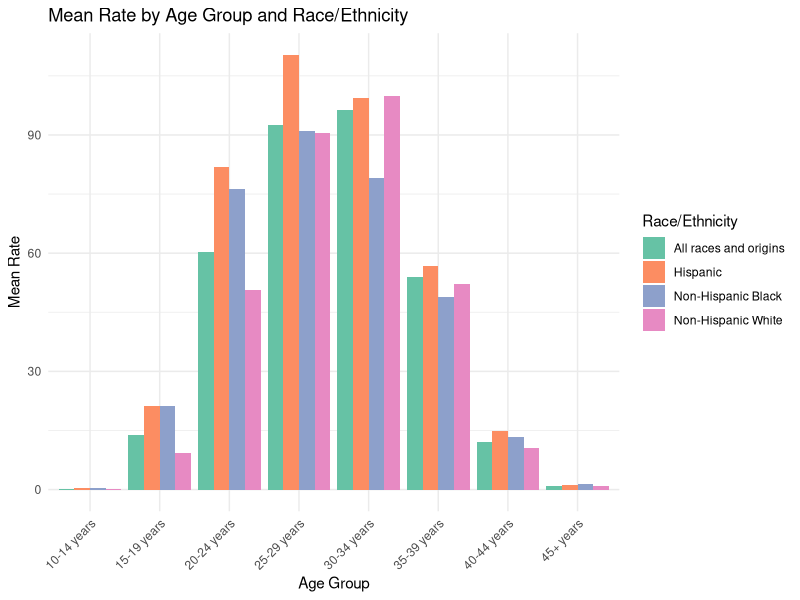
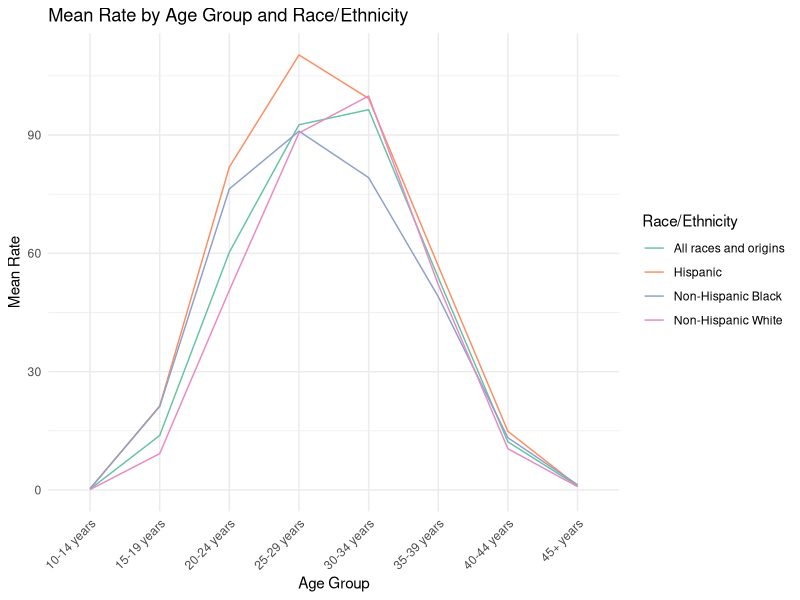
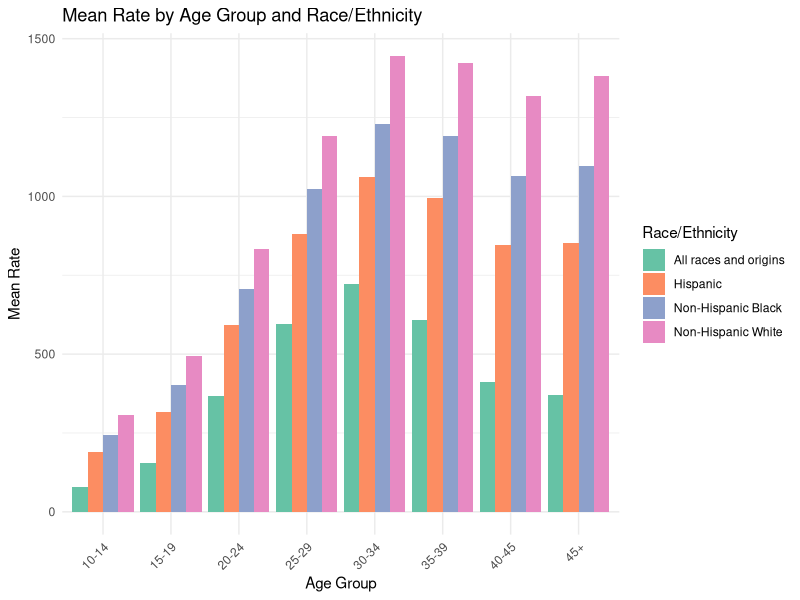
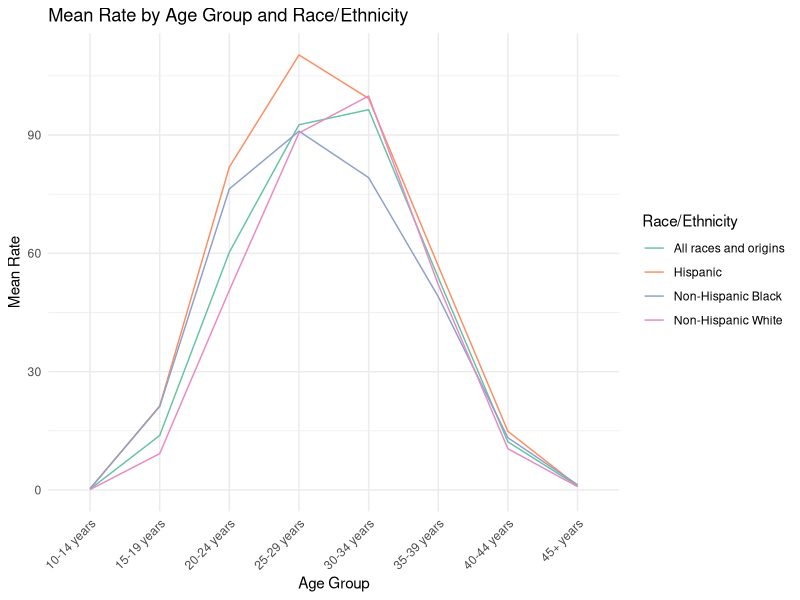
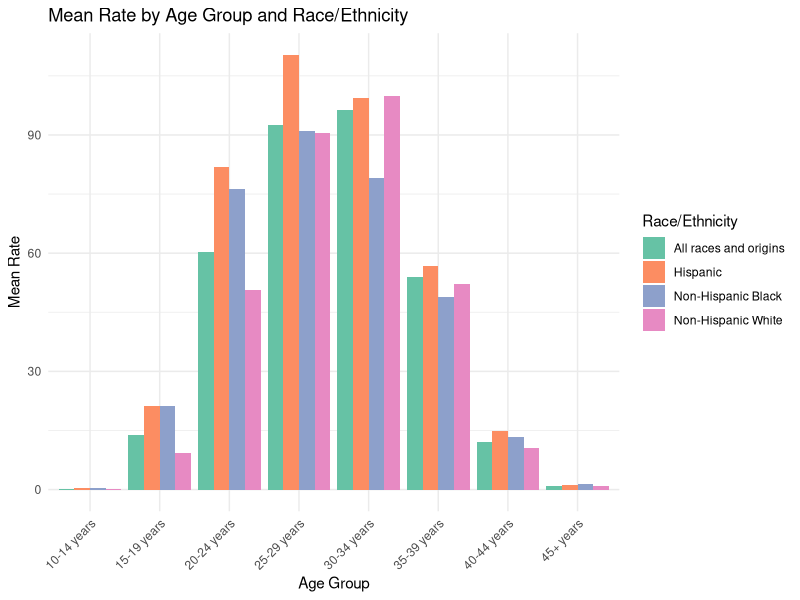
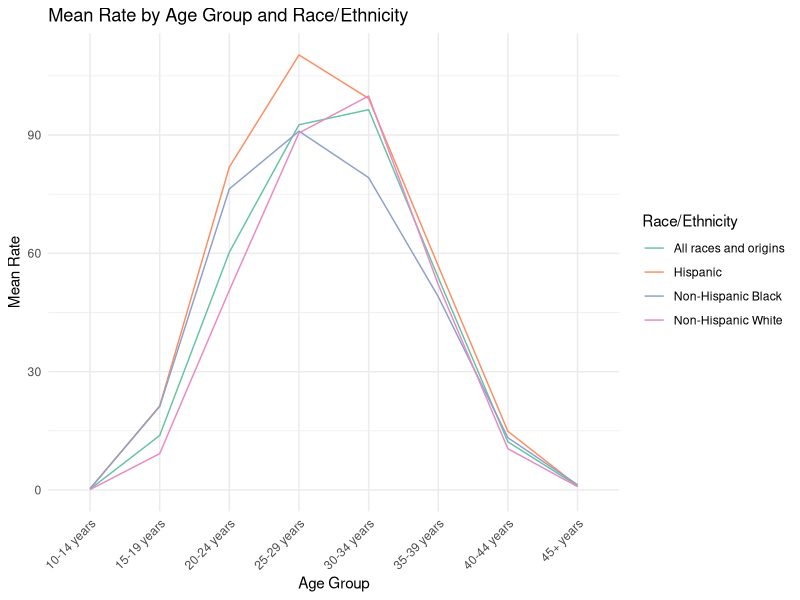
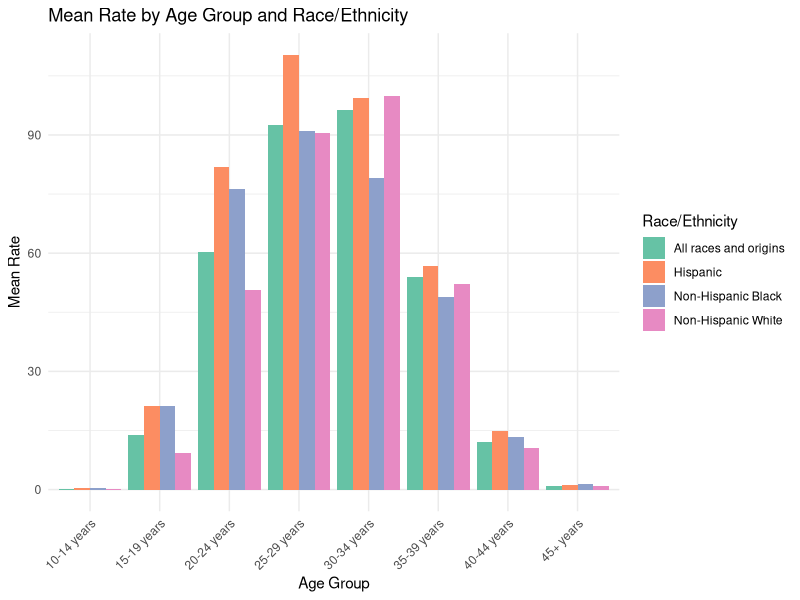
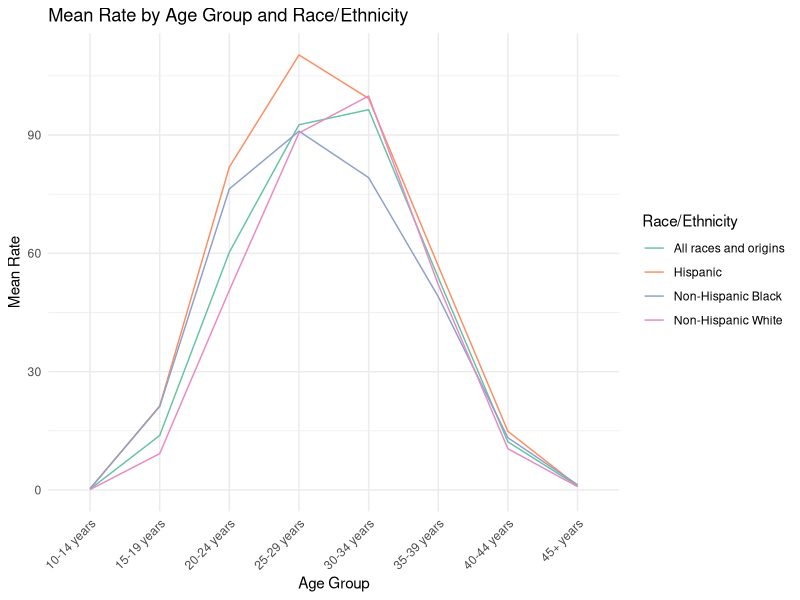

Generate these figures, in order, with R:
## ---- chunk 1
#Loading packages
library(tidyverse) #This includes ggplot2, tidyr, readr, dplyr, stringr, purr, forcats
library(knitr)
library(here)
library(kableExtra)

#Reading in the csv file
cdcdata <- read_csv(here("cdcdata-exercise", "NCHS_VSRR_Quarterly_provisional_estimates_for_selected_birth_indicators_20240205.csv"))

#Checking the packaging (displaying first and last few rows of data)
nrow(cdcdata)
ncol(cdcdata)

#Showing the structure
str(cdcdata)

#Looking at top/bottom of data
head(cdcdata)[, c(1:8)]
tail(cdcdata)[, c(1:8)]
## ---- chunk 2
#This section was written with help from ChatGPT.

#Get column names
colnames(cdcdata)

#Separate the "Year and Quarter" column into "Year" and "Quarter" columns in cdcdata
cdcdata <- cdcdata %>%
  separate("Year and Quarter", into = c("Year", "Quarter"), sep = " Q")

#Convert "Year" and "Quarter" columns to numeric
cdcdata <- cdcdata %>%
  mutate(
    Year = as.numeric(Year),
    Quarter = case_when(
      Quarter == "1" ~ 1,
      Quarter == "2" ~ 2,
      Quarter == "3" ~ 3,
      Quarter == "4" ~ 4
    )
  )

#Rename observations "Birth Rates"
cdcdata <- cdcdata %>%
  mutate(Topic = ifelse(Topic == "Birth Rates", str_replace(Topic, " ", "_"), Topic))

# Filter to include only observations where the "Topic" column contains "Birth_Rates"
cdcdata1 <- cdcdata %>% filter(Topic == "Birth_Rates")

#Print the modified cdcdata dataset
print(cdcdata1)
## ---- chunk 3
#This section was written with help from ChatGPT.

#Remove the "Topic" column
cdcdata1 <- cdcdata1 %>%
  select(-Topic)

#Filter the dataset to include only observations where the "Topic Subgroup" column is exactly "Age-specific Birth Rates"
cdcdata1 <- cdcdata1 %>%
  filter(`Topic Subgroup` == "Age-specific Birth Rates")

#Replace "Age-specific Birth Rates" with "Age_Specific" in the "Topic Subgroup" column
cdcdata1 <- cdcdata1 %>%
  mutate(`Topic Subgroup` = str_replace(`Topic Subgroup`, "Age-specific Birth Rates", "Age_Specific"))

#Remove the "Topic Subgroup" column and rename dataframe
cdcdata2 <- cdcdata1 %>%
  select(-`Topic Subgroup`)

#Print the modified cdcdata dataset
print(cdcdata2)
## ---- chunk 4
#This section was written with help from ChatGPT.

#Renaming columns
cdcdata2 <- cdcdata2 %>%
  rename(Age_Years = Indicator)

cdcdata2 <- cdcdata2 %>%
  rename(Race_Ethnicity = `Race Ethnicity Category`)

#Define the specific levels for the "Race_Ethnicity" category
race_ethnicity_levels <- c("All races and origins", "Hispanic", "Non-Hispanic Black", "Non-Hispanic White")

#Convert the "Race Ethnicity Category" column to a factor variable with custom levels
cdcdata2$Race_Ethnicity <- factor(cdcdata2$Race_Ethnicity, levels = race_ethnicity_levels)

#View the levels of the "Race_Ethnicity" column
levels(cdcdata2$Race_Ethnicity)

#Get unique age category levels from the "Age_Years" column
age_levels <- unique(cdcdata2$Age_Years)

#Convert the "Age_Years" column to a factor variable with custom levels
cdcdata2$Age_Years <- factor(cdcdata2$Age_Years, levels = age_levels)

#View the levels of the "Age_Years" column
levels(cdcdata2$Age_Years)

#Print the modified cdcdata dataset
print(cdcdata2)
## ---- chunk 5
# Count the number of NA values in the "Significant" column
na_count <- sum(is.na(cdcdata2$Significant))

# Print the number of NA values
print(na_count)
## ---- chunk 6
#Remove the "Significant" column
cdcdata2 <- cdcdata2 %>%
  select(-Significant)

#Print the new dataset
print(cdcdata2)
## ---- chunk 7
#Remove the "Year", "Quarter", "Unit" columns
cdcdata2 <- cdcdata2 %>%
  select(-Year, -Quarter, -Unit)
## ---- chunk 8
#Collapse data by Age_Years and Race_Ethnicity
cdcdata2_agg <- cdcdata2 %>%
  group_by(Age_Years, Race_Ethnicity) %>%
  summarise_all(list(mean = mean, sd = sd)) %>%
  ungroup()

#Make a  table using knitr
knitr::kable(cdcdata2_agg, caption = "Mean and Standard Deviation of Birth Rates by Age")

print(cdcdata2_agg)
## ---- chunk 9
#ChatGPT helped me with this section.

#Plotting a bar graph
p1 <- ggplot(cdcdata2_agg, aes(x = Age_Years, y = mean, fill = Race_Ethnicity)) +
  geom_bar(stat = "identity", position = "dodge") +
  labs(title = "Mean Rate by Age Group and Race/Ethnicity",
       x = "Age Group",
       y = "Mean Rate",
       fill = "Race/Ethnicity") +
  theme_minimal() +
  theme(axis.text.x = element_text(angle = 45, hjust = 1)) +
  scale_fill_brewer(palette = "Set2")  # Choose a color palette if needed
plot(p1)

#Saving figure
figure_file <- here("cdcdata-exercise", "mean_rate_bar.png")
ggsave(filename = figure_file, plot=p1)

#Plotting a line graph
p2 <- ggplot(cdcdata2_agg, aes(x = Age_Years, y = mean, color = Race_Ethnicity, group = Race_Ethnicity)) +
  geom_line() +
  labs(title = "Mean Rate by Age Group and Race/Ethnicity",
       x = "Age Group",
       y = "Mean Rate",
       color = "Race/Ethnicity") +
  theme_minimal() +
  theme(axis.text.x = element_text(angle = 45, hjust = 1)) +
  scale_color_brewer(palette = "Set2")  # Choose a color palette if needed
plot(p2)

#Saving figure
figure_file <- here("cdcdata-exercise", "mean_rate_line.png")
ggsave(filename = figure_file, plot=p2)
## ---- chunk 10
n_age <- cdcdata2 %>% #Create new age category data frame
    group_by(Age_Years) %>% #group the values for age_years
    tally() #Tally values in each age_years level
n_race <- cdcdata2 %>% #Create new race/ethnicity data frame
    group_by(Race_Ethnicity) %>% #group the values for Race/ethnicity
    tally() #Tally values in each race/ethnicity level
    print(n_age)
    print(n_race)#show the tables
  
## ---- chunk 11
cdcdata2_agg2 <- cdcdata2 %>%
  group_by(Age_Years, Race_Ethnicity) %>% #Create an aggregate data frame with age and race/ethnicity groupped together
  tally() #Take a count fo how many entries there are per groupping
  print(cdcdata2_agg2)
## ---- chunk 12
set.seed(5) #Set seed for replicability
n_mothers <- 1056 #Make there a total of 1056 participants (mothers) in this survey
syn_cdcdata <- data.frame(
  AgeYears = factor(n_mothers),
  RaceEthnicity = factor(n_mothers),
  Rate = numeric(n_mothers)
) #create a new data frame called syn_cdcdata with a total of 1056 entries for each column 
## ---- chunk 13
syn_cdcdata$AgeYears <- rep(c("10-14", "15-19", "20-24", "25-29", "30-34", "35-39", "40-45", "45+"), each = n_mothers/8) #Make the ageyear factor levels as specified by with an equal number of entries for each level
syn_cdcdata$RaceEthnicity <- rep(c("All races and origins", "Hispanic", "Non-Hispanic Black", "Non-Hispanic White"), length.out = n_mothers) #Make the raceethnicity factor levels, I kept length.out instead of each so that there were different age levels within each race level
str(syn_cdcdata) #checking the number of total entries
# Check that there is an equal number of levels for each factor
n_ageyears <- syn_cdcdata %>% #Create new age category data frame
    group_by(AgeYears) %>% #group the values for age_years
    tally() #Tally values in each age_years level
n_raceeth <- syn_cdcdata %>% #Create new race/ethnicity data frame
    group_by(RaceEthnicity) %>% #group the values for Race/ethnicity
    tally() #Tally values in each race/ethnicity level
    print(n_ageyears)
    print(n_raceeth)#show the tables
## ---- chunk 14
syn_cdcdata$AgeYears <- factor(syn_cdcdata$AgeYears) #Set ageyears to a factor
syn_cdcdata$RaceEthnicity <- factor(syn_cdcdata$RaceEthnicity) #set raceethnicity to a factor
str(syn_cdcdata) #check the structure
## ---- chunk 15
#I started by askign chatGPT "How do I find the mean rate for one factor variable?"
mean_rate <- aggregate(cdcdata2$Rate, by = list(cdcdata2$Age_Years), FUN = mean) #aggregate the Rate and Age_years variables and use the mean function
colnames(mean_rate) <- c("Factor", "Mean_Rate") #put the two new variables together in a new dataframe
print(mean_rate) #print the new columns

#I will now use the same function for the race variable
mean_rate2 <- aggregate(cdcdata2$Rate, by = list(cdcdata2$Race_Ethnicity), FUN = mean) #aggregate the Rate and race_ethnicity variables and use the mean function
colnames(mean_rate2) <- c("Factor2", "Mean_Rate2") #put the two new variables together in a new dataframe
print(mean_rate2) #print the new columns

## ---- chunk 16
model1 <- lm(Rate ~ Race_Ethnicity + Age_Years + Race_Ethnicity * Age_Years, data = cdcdata2) #make a linear model predicting rate with an interaction term of race * age
summary(model1) #Show the model summary
## ---- chunk 17
# Define  the coefficients by the means provided above
b1_values <- c(0.2386364, 16.3750000, 67.2863636,  96.1090909, 93.7000000, 52.9272727, 12.6863636, 1.0500000)  # Means to different levels of age
b2_values <- c(41.29773, 48.22500, 41.44659, 39.21705)  # Means corresponding to different levels of race
b12_values <- c(0.2, 0.3, 0.3545, 0.1, 13.8182, 21.3, 21.1636, 9.2182, 60.2818, 81.8909, 76.3455, 50.6273, 92.6091, 110.3091, 90.9818, 90.5364, 96.4364,99.2727, 79.1909, 99.9, 53.8364, 56.8, 49, 52.0727, 12.1909, 14.8636, 13.2455, 10.4455, 1.0091, 1.0636, 1.2909, 0.8364)  #Interaction means for b12 given by Cassia's analysis above
e <- rnorm(1056, 0, 1.651) #define the error using residual sd

# Convert the variables to numeric
syn_cdcdata$AgeYears <- as.integer(syn_cdcdata$AgeYears)
syn_cdcdata$RaceEthnicity <- as.integer(syn_cdcdata$RaceEthnicity)

# Repeat all of the coefficient values to have a total of 1056 values
b1_values <- rep(b1_values, length.out = 1056)
b2_values <- rep(b2_values, length.out = 1056)
b12_values <- rep(b12_values, length.out = 1056)

# Generate rate values and store them in the output data frame
for (i in seq_len(nrow(syn_cdcdata))) {
  b1 <- b1_values[syn_cdcdata$AgeYears[i]]
  b2 <- b2_values[syn_cdcdata$RaceEthnicity[i]]
  
  b12 <- b12_values[i]
  
  print(c("AgeYears:", syn_cdcdata$AgeYears[i]))
  print(c("RaceEthnicity:", syn_cdcdata$RaceEthnicity[i]))
  
  Rate <- b1 * syn_cdcdata$AgeYears[i] + b2 * syn_cdcdata$RaceEthnicity[i] + b12 * syn_cdcdata$AgeYears[i] * syn_cdcdata$RaceEthnicity[i] + e
  syn_cdcdata$Rate[i] <- Rate
}

# View the output data frame
print(syn_cdcdata)

## ---- chunk 18
syn_cdcdata$AgeYears <- rep(c("10-14", "15-19", "20-24", "25-29", "30-34", "35-39", "40-45", "45+"), each = n_mothers/8) #Make the ageyear factor levels as specified by with an equal number of entries for each level
syn_cdcdata$RaceEthnicity <- rep(c("All races and origins", "Hispanic", "Non-Hispanic Black", "Non-Hispanic White"), length.out = n_mothers) #Make the raceethnicity factor levels, I kept length.out instead of each so that there were different age levels within each race level
syn_cdcdata$AgeYears <- factor(syn_cdcdata$AgeYears) #Set ageyears to a factor
syn_cdcdata$RaceEthnicity <- factor(syn_cdcdata$RaceEthnicity) #set raceethnicity to a factor
print(syn_cdcdata) #Check the data altogether
str(syn_cdcdata) #check the structure
## ---- chunk 19
syn_dataagg <- syn_cdcdata %>%
  group_by(AgeYears, RaceEthnicity) %>% #use groupby() to group the two factor levels in question
  summarise_all(list(mean = mean, sd = sd)) %>% #find the summary stats of mean and sd
  ungroup() #ungroup before plotting the means and sds

# Checking to see if the means and sds are similar in my data to the original
knitr::kable(syn_dataagg, caption = "Mean and Standard Deviation of Birth Rates by Age")

print(syn_dataagg) #printing the data to check
## ---- chunk 20
#Plotting a bar graph
syn_plot1 <- ggplot(syn_dataagg, aes(x = AgeYears, y = mean, fill = RaceEthnicity)) +
  geom_bar(stat = "identity", position = "dodge") +
  labs(title = "Mean Rate by Age Group and Race/Ethnicity",
       x = "Age Group",
       y = "Mean Rate",
       fill = "Race/Ethnicity") +
  theme_minimal() +
  theme(axis.text.x = element_text(angle = 45, hjust = 1)) +
  scale_fill_brewer(palette = "Set2")  # Choose a color palette if needed
plot(syn_plot1)

#Saving figure
figure_file <- here("cdcdata-exercise", "mean_rate_bar_synthetic.png")
ggsave(filename = figure_file, plot=syn_plot1)

#Plotting a line graph
p2 <- ggplot(cdcdata2_agg, aes(x = Age_Years, y = mean, color = Race_Ethnicity, group = Race_Ethnicity)) +
  geom_line() +
  labs(title = "Mean Rate by Age Group and Race/Ethnicity",
       x = "Age Group",
       y = "Mean Rate",
       color = "Race/Ethnicity") +
  theme_minimal() +
  theme(axis.text.x = element_text(angle = 45, hjust = 1)) +
  scale_color_brewer(palette = "Set2")  # Choose a color palette if needed
plot(p2)

#Saving figure
figure_file <- here("cdcdata-exercise", "mean_rate_line.png")
ggsave(filename = figure_file, plot=p2)
## ---- chunk 21
#Loading packages
library(tidyverse) #This includes ggplot2, tidyr, readr, dplyr, stringr, purr, forcats
library(knitr)
library(here)
library(kableExtra)

#Reading in the csv file
cdcdata <- read_csv(here("cdcdata-exercise", "NCHS_VSRR_Quarterly_provisional_estimates_for_selected_birth_indicators_20240205.csv"))

#Checking the packaging (displaying first and last few rows of data)
nrow(cdcdata)
ncol(cdcdata)

#Showing the structure
str(cdcdata)

#Looking at top/bottom of data
head(cdcdata)[, c(1:8)]
tail(cdcdata)[, c(1:8)]
## ---- chunk 22
#This section was written with help from ChatGPT.

#Get column names
colnames(cdcdata)

#Separate the "Year and Quarter" column into "Year" and "Quarter" columns in cdcdata
cdcdata <- cdcdata %>%
  separate("Year and Quarter", into = c("Year", "Quarter"), sep = " Q")

#Convert "Year" and "Quarter" columns to numeric
cdcdata <- cdcdata %>%
  mutate(
    Year = as.numeric(Year),
    Quarter = case_when(
      Quarter == "1" ~ 1,
      Quarter == "2" ~ 2,
      Quarter == "3" ~ 3,
      Quarter == "4" ~ 4
    )
  )

#Rename observations "Birth Rates"
cdcdata <- cdcdata %>%
  mutate(Topic = ifelse(Topic == "Birth Rates", str_replace(Topic, " ", "_"), Topic))

# Filter to include only observations where the "Topic" column contains "Birth_Rates"
cdcdata1 <- cdcdata %>% filter(Topic == "Birth_Rates")

#Print the modified cdcdata dataset
print(cdcdata1)
## ---- chunk 23
#This section was written with help from ChatGPT.

#Remove the "Topic" column
cdcdata1 <- cdcdata1 %>%
  select(-Topic)

#Filter the dataset to include only observations where the "Topic Subgroup" column is exactly "Age-specific Birth Rates"
cdcdata1 <- cdcdata1 %>%
  filter(`Topic Subgroup` == "Age-specific Birth Rates")

#Replace "Age-specific Birth Rates" with "Age_Specific" in the "Topic Subgroup" column
cdcdata1 <- cdcdata1 %>%
  mutate(`Topic Subgroup` = str_replace(`Topic Subgroup`, "Age-specific Birth Rates", "Age_Specific"))

#Remove the "Topic Subgroup" column and rename dataframe
cdcdata2 <- cdcdata1 %>%
  select(-`Topic Subgroup`)

#Print the modified cdcdata dataset
print(cdcdata2)
## ---- chunk 24
#This section was written with help from ChatGPT.

#Renaming columns
cdcdata2 <- cdcdata2 %>%
  rename(Age_Years = Indicator)

cdcdata2 <- cdcdata2 %>%
  rename(Race_Ethnicity = `Race Ethnicity Category`)

#Define the specific levels for the "Race_Ethnicity" category
race_ethnicity_levels <- c("All races and origins", "Hispanic", "Non-Hispanic Black", "Non-Hispanic White")

#Convert the "Race Ethnicity Category" column to a factor variable with custom levels
cdcdata2$Race_Ethnicity <- factor(cdcdata2$Race_Ethnicity, levels = race_ethnicity_levels)

#View the levels of the "Race_Ethnicity" column
levels(cdcdata2$Race_Ethnicity)

#Get unique age category levels from the "Age_Years" column
age_levels <- unique(cdcdata2$Age_Years)

#Convert the "Age_Years" column to a factor variable with custom levels
cdcdata2$Age_Years <- factor(cdcdata2$Age_Years, levels = age_levels)

#View the levels of the "Age_Years" column
levels(cdcdata2$Age_Years)

#Print the modified cdcdata dataset
print(cdcdata2)
## ---- chunk 25
# Count the number of NA values in the "Significant" column
na_count <- sum(is.na(cdcdata2$Significant))

# Print the number of NA values
print(na_count)
## ---- chunk 26
#Remove the "Significant" column
cdcdata2 <- cdcdata2 %>%
  select(-Significant)

#Print the new dataset
print(cdcdata2)
## ---- chunk 27
#Remove the "Year", "Quarter", "Unit" columns
cdcdata2 <- cdcdata2 %>%
  select(-Year, -Quarter, -Unit)
## ---- chunk 28
#Collapse data by Age_Years and Race_Ethnicity
cdcdata2_agg <- cdcdata2 %>%
  group_by(Age_Years, Race_Ethnicity) %>%
  summarise_all(list(mean = mean, sd = sd)) %>%
  ungroup()

#Make a  table using knitr
knitr::kable(cdcdata2_agg, caption = "Mean and Standard Deviation of Birth Rates by Age")

print(cdcdata2_agg)
## ---- chunk 29
#ChatGPT helped me with this section.

#Plotting a bar graph
p1 <- ggplot(cdcdata2_agg, aes(x = Age_Years, y = mean, fill = Race_Ethnicity)) +
  geom_bar(stat = "identity", position = "dodge") +
  labs(title = "Mean Rate by Age Group and Race/Ethnicity",
       x = "Age Group",
       y = "Mean Rate",
       fill = "Race/Ethnicity") +
  theme_minimal() +
  theme(axis.text.x = element_text(angle = 45, hjust = 1)) +
  scale_fill_brewer(palette = "Set2")  # Choose a color palette if needed
plot(p1)

#Saving figure
figure_file <- here("cdcdata-exercise", "mean_rate_bar.png")
ggsave(filename = figure_file, plot=p1)

#Plotting a line graph
p2 <- ggplot(cdcdata2_agg, aes(x = Age_Years, y = mean, color = Race_Ethnicity, group = Race_Ethnicity)) +
  geom_line() +
  labs(title = "Mean Rate by Age Group and Race/Ethnicity",
       x = "Age Group",
       y = "Mean Rate",
       color = "Race/Ethnicity") +
  theme_minimal() +
  theme(axis.text.x = element_text(angle = 45, hjust = 1)) +
  scale_color_brewer(palette = "Set2")  # Choose a color palette if needed
plot(p2)

#Saving figure
figure_file <- here("cdcdata-exercise", "mean_rate_line.png")
ggsave(filename = figure_file, plot=p2)
